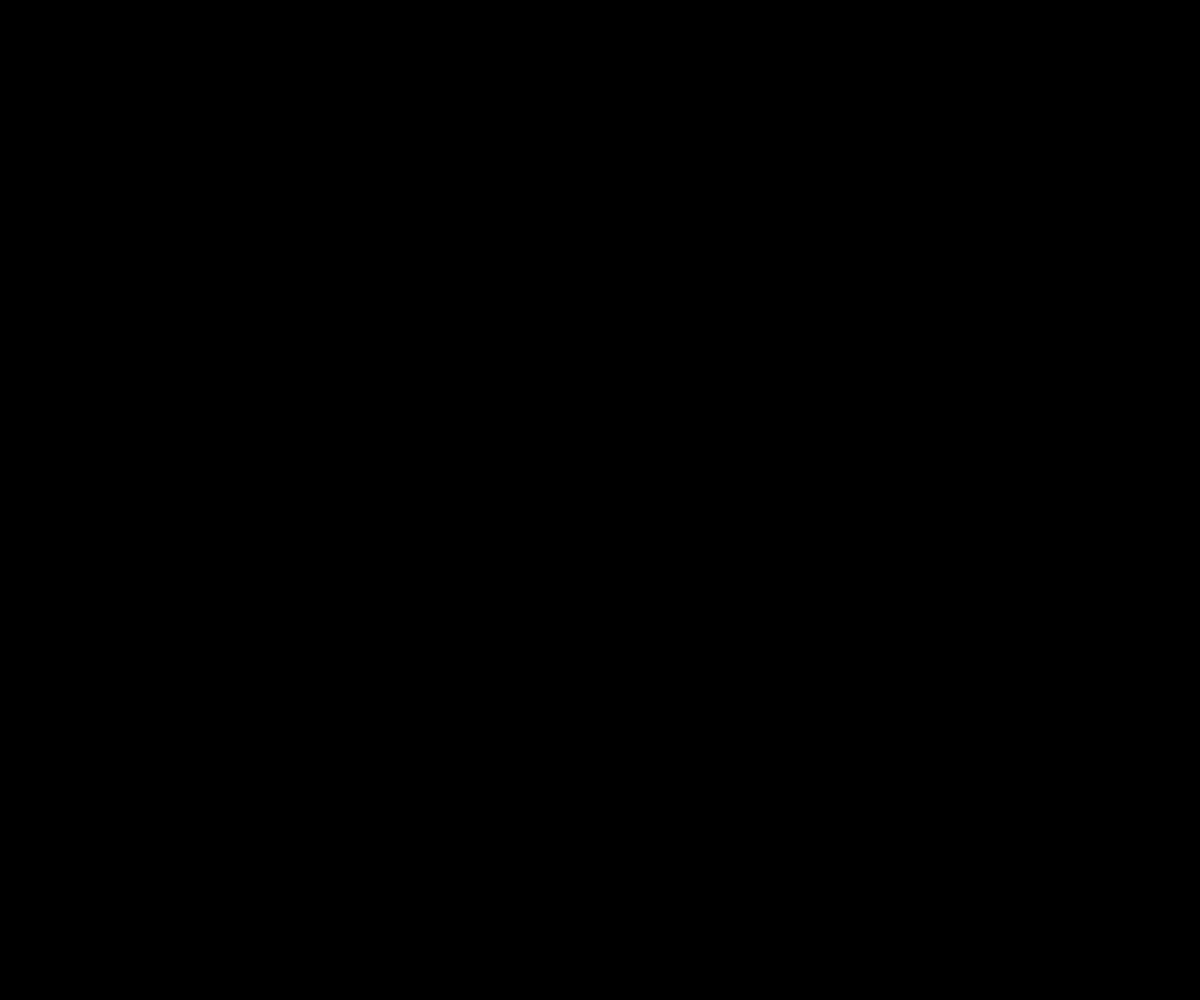
Frame 1 (no input)
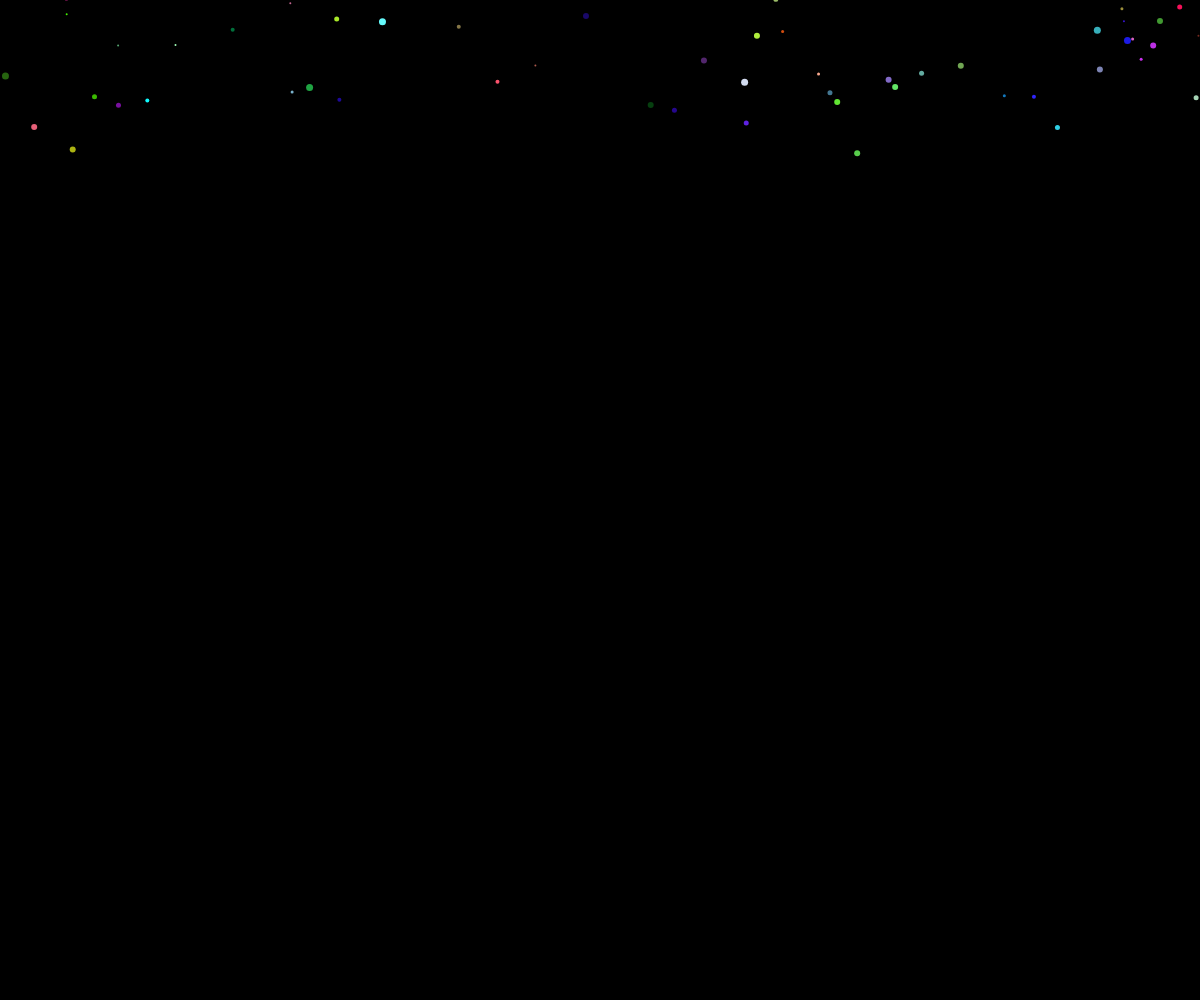
Frame 60 (no input)
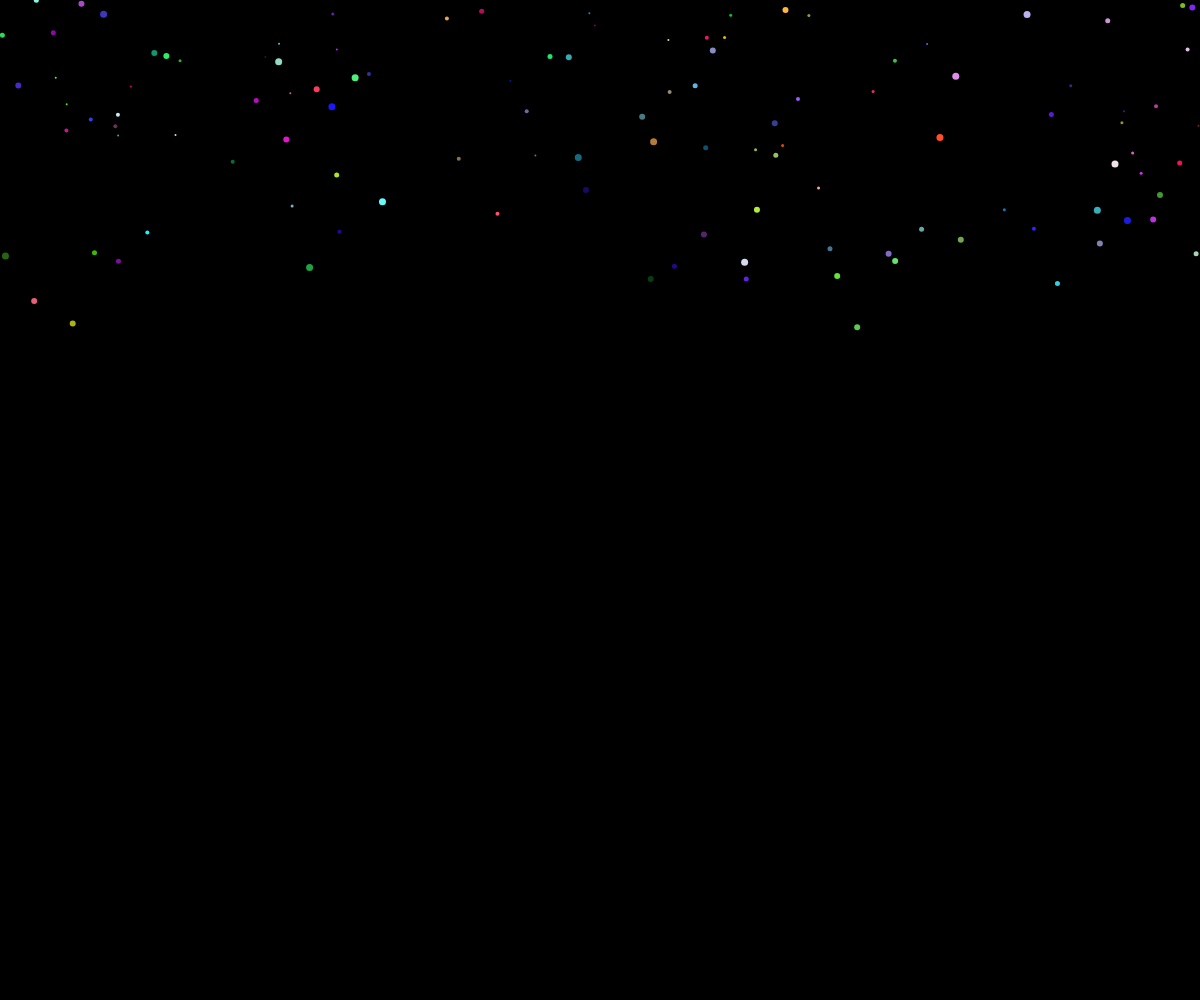
Frame 120 (the mouse pressed at the canvas centre since frame 60)

The p5.js sketch that drew these frames (run headless with seeded random() and noise() and a simulated clock; from frame 60 on, the mouse is pressed at the canvas centre):

// p5.js sketch
// ── sketch.js
let snows = []

function setup() {
  createCanvas(windowWidth, windowHeight);
}

function draw() {
  background(0);
  snows.push(new snow())
  for (let i = 0; i < snows.length; i++) {
    snows[i].show()
    snows[i].settings()
    snows[i].update()
    if (snows[i].pos.y > height || (snows[i].r == 0 && snows[i].g == 0 && snows[i].b == 0)) {
      snows.splice(i,1)
    }
    // console.log(snows.length)
  }
}
// ── snow.js
class snow {
    constructor() {
        this.pos = createVector(random(width), random(-10, -20));
        this.speed = 0;
        this.radius = floor(random(2, 8))
        this.r = random(255)
        this.g = random(255)
        this.b = random(255)
    }

    show() {
        noStroke()
        fill(this.r, this.g, this.b)
        circle(this.pos.x, this.pos.y, this.radius)
    }

    settings() {
        if (this.radius == 2) {
            this.speed = 1.5
        } else if (this.radius == 3) {
            this.speed = 1.9
        } else if (this.radius == 4) {
            this.speed = 2.2
        } else if (this.radius == 5) {
            this.speed = 2.6
        } else if (this.radius == 6) {
            this.speed = 2.9
        } else if (this.radius == 7) {
            this.speed = 3
        } else if (this.radius == 8) {
            this.speed = 3.2
        }
    }

    update() {
        this.pos.y = this.pos.y + this.speed;
    }

}
